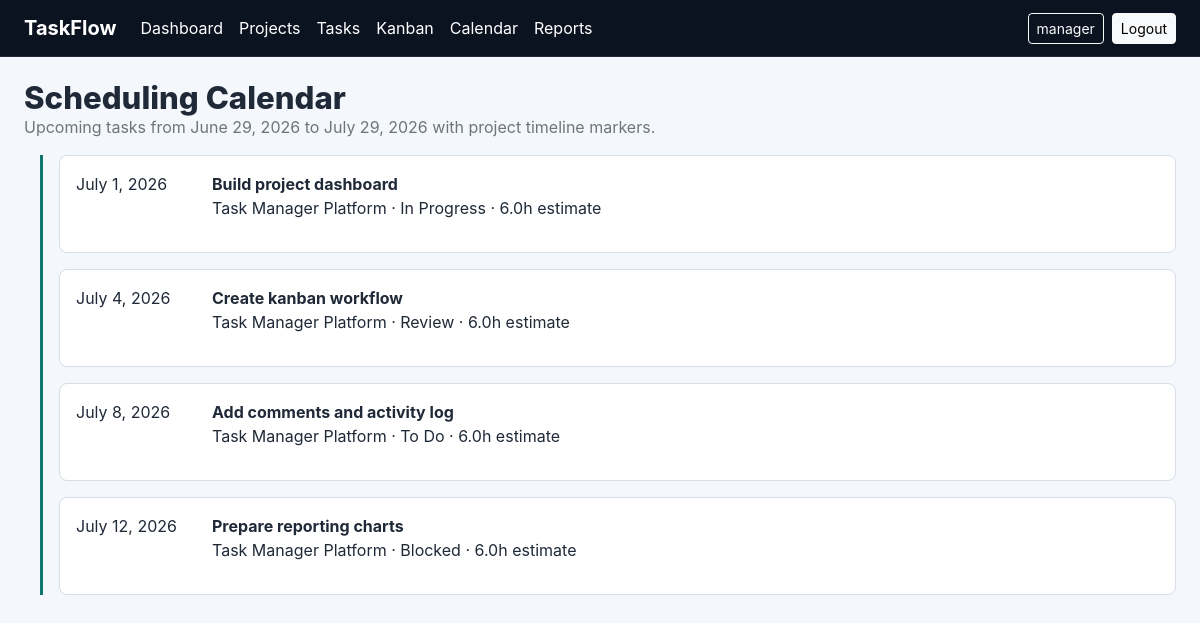
Page /calendar/ (signed in) on the committed database.
### core/models.py (models this page shows, shortened)
class Task(models.Model):
    PRIORITY_CHOICES = [
        ("low", "Low"),
        ("medium", "Medium"),
        ("high", "High"),
        ("critical", "Critical"),
    ]
    STATUS_CHOICES = [
        ("todo", "To Do"),
        ("in_progress", "In Progress"),
        ("review", "Review"),
        ("done", "Done"),
        ("blocked", "Blocked"),
    ]
    title = models.CharField(max_length=180)
    description = models.TextField()
    project = models.ForeignKey(Project, on_delete=models.CASCADE, related_name="tasks")
    sprint = models.ForeignKey(Sprint, on_delete=models.SET_NULL, related_name="tasks", null=True, blank=True)
    priority = models.CharField(max_length=20, choices=PRIORITY_CHOICES, default="medium")
    status = models.CharField(max_length=20, choices=STATUS_CHOICES, default="todo")
    assignee = models.ForeignKey(settings.AUTH_USER_MODEL, on_delete=models.SET_NULL, related_name="assigned_tasks", null=True, blank=True)
    reviewers = models.ManyToManyField(settings.AUTH_USER_MODEL, related_name="review_tasks", blank=True)
    dependency = models.ForeignKey("self", on_delete=models.SET_NULL, null=True, blank=True)
    start_date = models.DateField()
    due_date = models.DateField()
    estimated_hours = models.DecimalField(max_digits=5, decimal_places=1, default=1)
    created_at = models.DateTimeField(auto_now_add=True)
    updated_at = models.DateTimeField(auto_now=True)

class Project(models.Model):
    STATUS_CHOICES = [
        ("planning", "Planning"),
        ("active", "Active"),
        ("on_hold", "On Hold"),
        ("completed", "Completed"),
        ("cancelled", "Cancelled"),
    ]
    name = models.CharField(max_length=160)
    description = models.TextField()
    start_date = models.DateField()
    end_date = models.DateField()
    status = models.CharField(max_length=20, choices=STATUS_CHOICES, default="planning")
    manager = models.ForeignKey(settings.AUTH_USER_MODEL, on_delete=models.CASCADE, related_name="managed_projects")
    members = models.ManyToManyField(settings.AUTH_USER_MODEL, related_name="projects", blank=True)

### core/views.py (the view)
# urls.py: path("calendar/", views.calendar, name="calendar"),
@login_required
def calendar(request):
    start = date.today()
    end = start + timedelta(days=30)
    tasks_qs = Task.objects.select_related("project").filter(due_date__range=(start, end)).order_by("due_date")
    return render(request, "calendar.html", {"tasks": tasks_qs, "start": start, "end": end})

### templates/calendar.html (shortened to what this page needs)
{% extends "base.html" %}
{% block content %}
<section class="container-fluid px-4 py-4">
  <h1 class="page-title">Scheduling Calendar</h1>
  <p class="text-secondary">Upcoming tasks from {{ start }} to {{ end }} with project timeline markers.</p>
  <div class="timeline">
    {% for task in tasks %}
      <div class="timeline-item">
        <time>{{ task.due_date }}</time>
        <div>
          <strong>{{ task.title }}</strong>
          <p>{{ task.project.name }} · {{ task.get_status_display }} · {{ task.estimated_hours }}h estimate</p>
        </div>
      </div>
    {% empty %}
      <p class="empty-state">No deadlines in the next 30 days.</p>
    {% endfor %}
  </div>
</section>
{% endblock %}

### templates/base.html (shortened to what this page needs)
{% load static %}
<!doctype html>
<html lang="en">
<head>
  <link href="https://cdn.jsdelivr.net/npm/bootstrap@5.3.3/dist/css/bootstrap.min.css" rel="stylesheet">
  <link rel="stylesheet" href="{% static 'css/styles.css' %}">
</head>
<body>
  <nav class="navbar navbar-expand-lg app-nav sticky-top">
     <div class="container-fluid px-4">
      <a class="navbar-brand fw-bold" href="{% url 'dashboard' %}">TaskFlow</a>
      <div class="collapse navbar-collapse" id="mainNav">
        <ul class="navbar-nav me-auto mb-2 mb-lg-0">
          <li class="nav-item"><a class="nav-link" href="{% url 'dashboard' %}">Dashboard</a></li>
          <li class="nav-item"><a class="nav-link" href="{% url 'projects' %}">Projects</a></li>
          <li class="nav-item"><a class="nav-link" href="{% url 'tasks' %}">Tasks</a></li>
          <li class="nav-item"><a class="nav-link" href="{% url 'kanban' %}">Kanban</a></li>
          <li class="nav-item"><a class="nav-link" href="{% url 'calendar' %}">Calendar</a></li>
          <li class="nav-item"><a class="nav-link" href="{% url 'reports' %}">Reports</a></li>
        </ul>
        <div class="d-flex gap-2 align-items-center">
          {% if user.is_authenticated %}
            <a class="btn btn-sm btn-outline-light" href="{% url 'profile' %}">{{ user.username }}</a>
            <form method="post" action="{% url 'logout' %}">{% csrf_token %}
              <button class="btn btn-sm btn-light" type="submit">Logout</button>
            </form>
          {% else %}
            <a class="btn btn-sm btn-outline-light" href="{% url 'login' %}">Login</a>
            <a class="btn btn-sm btn-light" href="{% url 'register' %}">Register</a>
          {% endif %}
        </div>
      </div>
    </div>
  </nav>
  <main class="page-shell">
    {% block content %}{% endblock %}
  </main>
</body>
</html>

### static/css/styles.css (style rules this page uses)
:root { --ink: #1f2937; --muted: #64748b; --line: #d7dee8; --paper: #ffffff; --wash: #f4f7fb; --brand: #0f766e; --brand-2: #2563eb; --danger: #dc2626; }
body { background: var(--wash); color: var(--ink); font-family: Inter, system-ui, -apple-system, BlinkMacSystemFont, "Segoe UI", sans-serif; }
.app-nav { background: #0b1220; border-bottom: 1px solid rgba(255, 255, 255, .1); }
.app-nav .navbar-brand, .app-nav .nav-link { color: #fff; }
.page-shell { min-height: calc(100vh - 57px); }
.page-title { font-size: clamp(1.7rem, 2.6vw, 2.5rem); line-height: 1.1; margin: 0; font-weight: 800; }
.timeline { border-left: 3px solid var(--brand); margin-left: 1rem; }
.timeline-item { display: grid; grid-template-columns: 120px 1fr; gap: 1rem; background: var(--paper); border: 1px solid var(--line); border-radius: 8px; padding: 1rem; margin: 0 0 1rem 1rem; }

### rows in the picture
Task: due_date "July 1, 2026", title "Build project dashboard", project.name "Task Manager Platform", status "In Progress", estimated_hours "6.0"
Task: due_date "July 4, 2026", title "Create kanban workflow", project.name "Task Manager Platform", status "Review", estimated_hours "6.0"
Task: due_date "July 8, 2026", title "Add comments and activity log", project.name "Task Manager Platform", status "To Do", estimated_hours "6.0"
Task: due_date "July 12, 2026", title "Prepare reporting charts", project.name "Task Manager Platform", status "Blocked", estimated_hours "6.0"

### other values in the picture
{{ user.username }} "manager"
